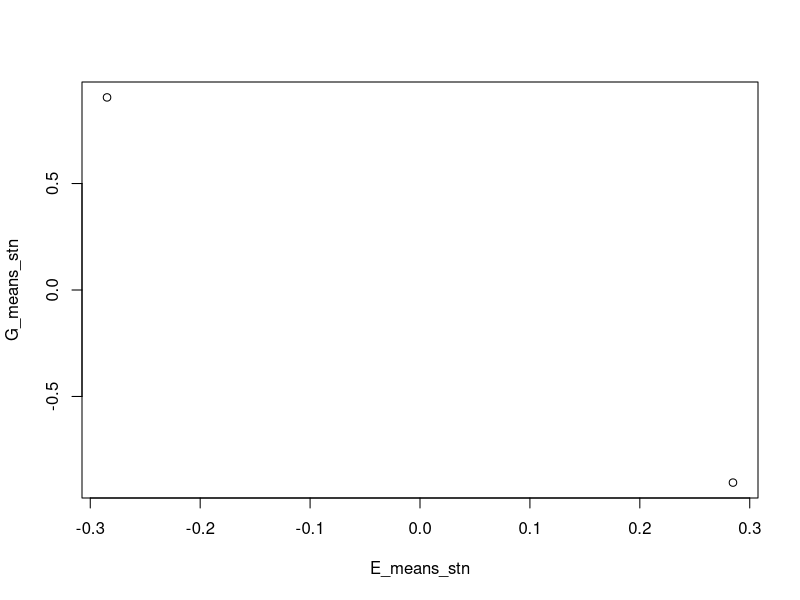
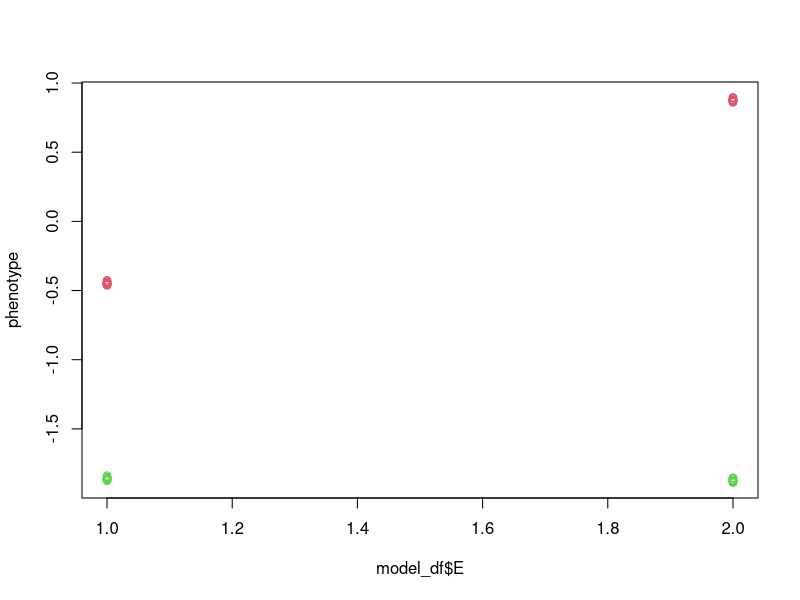

Source code (R) for these figures, in order:
## ---- chunk 1
knitr::opts_chunk$set(echo = TRUE)
## ---- chunk 2
G <- -5:5
E <- -5:5
cov(G, E)

# If G and E are independent, then scaling each one independently essentially gives a correlation:
cov(scale(G), scale(E))
cor(G, E)

G <- -5:5 + rnorm(11,0,3)
E <- -5:5
cov(G, E)

# If G and E are independent, then scaling each one independently essentially gives a correlation:
cov(scale(G), scale(E))
cor(G, E)

# However, in our case, the G and E are not independent, because they are 
# both estimated from phenotype data. And because we scale the phenotype
# data before we calculate the G means and E means, with more than 2
# gentotypes this scaling has weird effects on the covariance.

# So this suggests that correlation is a better measure. However,
# we know that correlation doesn't work with only 2 genotypes 
# the correlation between two unequal points will either be -1 or 1

## ---- chunk 3

beta1 = 1 # the amount the phenotype changes across 1 value of the environment (i.e., the slope). This is essentially the amount/degree of phenotypic plasticity that is the same across genotypes.

n_genotypes = 2 # the number of genotypes collected from different locations

beta2 = -1 # the amount the phenotype changes from one genotype to the next. This is essitially the increase intercept from one genotype to the next.

# Check #1
(E_real <- 1:n_genotypes)
(G_real <- (0:(n_genotypes-1))*beta2)
(cov_GE = cov(E_real, G_real))  # true cov for raw data
(cor_GE = cor(E_real, G_real))

# old approximation
(cov_GE_approx = beta1 * beta2) 
  # will be correlated with the magnitude of cov(G,E)

# SANITY CHECK
# IF WE DO A RECIPROCAL TRANSPLANT WITH 10 Locations and 
# 15 samples per location, we should get:
# 10 genotypes x 10 locations = 100 treatments x 15 samples = 1500 measurements

# The old code had a bug, in that it was only generating the correct data
# for the 2 population case, and not for cases with more than 2 populations

# Generate data
n = 15 # sample size
n_environments = n_genotypes # the number of common garden environments that the genotypes are grown in. Basically, genotype[i] orginates from environment[i]. This matching between genotypes and environment is important for the the cov(G,E) calculation. Here, we only consider the case of the complete reciprocal transplant experiment.

## Create levels of genotypes and environments ####
G = rep(1:n_genotypes, each=n*n_genotypes) # '0' n times, '1' n times
E = rep(1:n_environments,times=n*n_genotypes) # '0'x50, '1'x50, '0'x50, '1'x50
set.seed(97)
e = rnorm(n*n_genotypes, 0, sd=0.01) # Random noise, with standard deviation of 1
#e = 0 # EVALUATION

## Create interaction effect for each level of both factors ####
# In this case we assume the GxE interactions are a 
# normally distributed random variable with a mean of 0
# As the sd increases, so does the GxE among treatments
int <- rnorm(n_genotypes * n_environments, 0, sd=1)
#int <- 0 # EVALUATION
 
 # this sd determines the amount of GxE
int_df <- data.frame(expand.grid(G=1:n_genotypes, E=1:n_environments), 
                     int)

### Create the model dataframe ####
model_df <- data.frame(G, E, e)

model_df <- merge(model_df, int_df)
model_df <- model_df[order(model_df$G, model_df$E),]
dim(model_df)
head(model_df, 30)

# Generate phenotype data using the regression equation ####
phenotype = beta1*model_df$E + beta2*model_df$G  + model_df$e + model_df$int
model_df$phenotype = phenotype
head(model_df)

(E_means <- tapply(phenotype, model_df$E, mean))
(G_means <- tapply(phenotype, model_df$G, mean))
cov(E_means, G_means)
cor(E_means, G_means)
  # this should match the "true cov for raw data" I put above

# but the issue is we standardize the phenotype. So what happens when we do that?
phenotype_stn = (phenotype-mean(phenotype))/sd(phenotype)
(E_means_stn <- tapply(phenotype_stn, model_df$E, mean))
(G_means_stn <- tapply(phenotype_stn, model_df$G, mean))
plot(E_means_stn, G_means_stn)
cov(E_means_stn, G_means_stn)
cor(E_means_stn, G_means_stn)
  
plot(phenotype~model_df$E, col=model_df$G+1)

